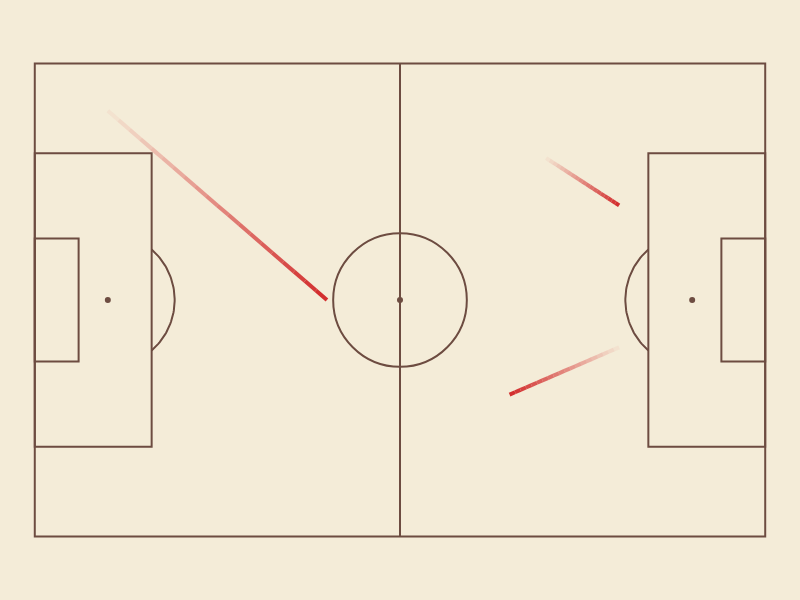

This figure's notebook cell:
### Code cell
df = pd.DataFrame({
    'x': [10, 80, 70],
    'y': [10, 60, 20],
    'x2': [40, 65, 80],
    'y2': [50, 70, 30],
    'player': ['Alice', 'Bob', 'Carol']
})

pitch = pb.viz.Pitch(width=800, height=600, theme="retro", provider="wyscout",)
pitch.plot_comets(df, x='x', y='y', x_end='x2', y_end='y2', width=4, segments=20,hover='player')
pitch.show()

### Figure 1 — Plotly figure (JSON) as saved in the notebook; plotly's stock layout.template omitted (floating-point values rounded to 4 significant figures)
{"data": [{"hoverinfo": "skip", "line": {"color": "#6d4c41"}, "mode": "lines", "showlegend": false, "type": "scatter", "x": [16.8, 17.05, 17.29, 17.52, 17.75, 17.96, 18.17, 18.37, 18.56, 18.73, 18.9, 19.06, 19.21, 19.34, 19.47, 19.58, 19.69, 19.78, 19.86, 19.93, 19.99, 20.04, 20.07, 20.09, 20.11, 20.11, 20.09, 20.07, 20.04, 19.99, 19.93, 19.86, 19.78, 19.69, 19.58, 19.47, 19.34, 19.21, 19.06, 18.9, 18.73, 18.56, 18.37, 18.17, 17.96, 17.75, 17.52, 17.29, 17.05, 16.8], "y": [26.75, 26.97, 27.2, 27.45, 27.69, 27.95, 28.22, 28.49, 28.77, 29.05, 29.34, 29.64, 29.94, 30.24, 30.56, 30.87, 31.19, 31.51, 31.84, 32.17, 32.5, 32.83, 33.16, 33.5, 33.83, 34.17, 34.5, 34.84, 35.17, 35.5, 35.83, 36.16, 36.49, 36.81, 37.13, 37.44, 37.76, 38.06, 38.36, 38.66, 38.95, 39.23, 39.51, 39.78, 40.05, 40.31, 40.55, 40.8, 41.03, 41.25]}, {"hoverinfo": "skip", "line": {"color": "#6d4c41"}, "mode": "lines", "showlegend": false, "type": "scatter", "x": [88.2, 87.95, 87.71, 87.48, 87.25, 87.04, 86.83, 86.63, 86.44, 86.27, 86.1, 85.94, 85.79, 85.66, 85.53, 85.42, 85.31, 85.22, 85.14, 85.07, 85.01, 84.96, 84.93, 84.91, 84.89, 84.89, 84.91, 84.93, 84.96, 85.01, 85.07, 85.14, 85.22, 85.31, 85.42, 85.53, 85.66, 85.79, 85.94, 86.1, 86.27, 86.44, 86.63, 86.83, 87.04, 87.25, 87.48, 87.71, 87.95, 88.2], "y": [41.25, 41.03, 40.8, 40.55, 40.31, 40.05, 39.78, 39.51, 39.23, 38.95, 38.66, 38.36, 38.06, 37.76, 37.44, 37.13, 36.81, 36.49, 36.16, 35.83, 35.5, 35.17, 34.84, 34.5, 34.17, 33.83, 33.5, 33.16, 32.83, 32.5, 32.17, 31.84, 31.51, 31.19, 30.87, 30.56, 30.24, 29.94, 29.64, 29.34, 29.05, 28.77, 28.49, 28.22, 27.95, 27.69, 27.45, 27.2, 26.97, 26.75]}, {"hoverinfo": "skip", "marker": {"color": "#6d4c41", "size": 6}, "mode": "markers", "showlegend": false, "type": "scatter", "x": [10.5], "y": [34]}, {"hoverinfo": "skip", "marker": {"color": "#6d4c41", "size": 6}, "mode": "markers", "showlegend": false, "type": "scatter", "x": [94.5], "y": [34]}, {"hoverinfo": "skip", "marker": {"color": "#6d4c41", "size": 6}, "mode": "markers", "showlegend": false, "type": "scatter", "x": [52.5], "y": [34]}, {"hoverinfo": "skip", "line": {"color": "rgba(211,47,47,0.05)", "width": 4}, "mode": "lines", "showlegend": false, "type": "scatter", "x": [10.5, 12.07], "y": [61.2, 59.84]}, {"hoverinfo": "skip", "line": {"color": "rgba(211,47,47,0.10)", "width": 4}, "mode": "lines", "showlegend": false, "type": "scatter", "x": [12.07, 13.65], "y": [59.84, 58.48]}, {"hoverinfo": "skip", "line": {"color": "rgba(211,47,47,0.15)", "width": 4}, "mode": "lines", "showlegend": false, "type": "scatter", "x": [13.65, 15.22], "y": [58.48, 57.12]}, {"hoverinfo": "skip", "line": {"color": "rgba(211,47,47,0.20)", "width": 4}, "mode": "lines", "showlegend": false, "type": "scatter", "x": [15.22, 16.8], "y": [57.12, 55.76]}, {"hoverinfo": "skip", "line": {"color": "rgba(211,47,47,0.25)", "width": 4}, "mode": "lines", "showlegend": false, "type": "scatter", "x": [16.8, 18.38], "y": [55.76, 54.4]}, {"hoverinfo": "skip", "line": {"color": "rgba(211,47,47,0.30)", "width": 4}, "mode": "lines", "showlegend": false, "type": "scatter", "x": [18.38, 19.95], "y": [54.4, 53.04]}, {"hoverinfo": "skip", "line": {"color": "rgba(211,47,47,0.35)", "width": 4}, "mode": "lines", "showlegend": false, "type": "scatter", "x": [19.95, 21.52], "y": [53.04, 51.68]}, {"hoverinfo": "skip", "line": {"color": "rgba(211,47,47,0.40)", "width": 4}, "mode": "lines", "showlegend": false, "type": "scatter", "x": [21.52, 23.1], "y": [51.68, 50.32]}, {"hoverinfo": "skip", "line": {"color": "rgba(211,47,47,0.45)", "width": 4}, "mode": "lines", "showlegend": false, "type": "scatter", "x": [23.1, 24.68], "y": [50.32, 48.96]}, {"hoverinfo": "skip", "line": {"color": "rgba(211,47,47,0.50)", "width": 4}, "mode": "lines", "showlegend": false, "type": "scatter", "x": [24.68, 26.25], "y": [48.96, 47.6]}, {"hoverinfo": "skip", "line": {"color": "rgba(211,47,47,0.55)", "width": 4}, "mode": "lines", "showlegend": false, "type": "scatter", "x": [26.25, 27.83], "y": [47.6, 46.24]}, {"hoverinfo": "skip", "line": {"color": "rgba(211,47,47,0.60)", "width": 4}, "mode": "lines", "showlegend": false, "type": "scatter", "x": [27.83, 29.4], "y": [46.24, 44.88]}, {"hoverinfo": "skip", "line": {"color": "rgba(211,47,47,0.65)", "width": 4}, "mode": "lines", "showlegend": false, "type": "scatter", "x": [29.4, 30.98], "y": [44.88, 43.52]}, {"hoverinfo": "skip", "line": {"color": "rgba(211,47,47,0.70)", "width": 4}, "mode": "lines", "showlegend": false, "type": "scatter", "x": [30.98, 32.55], "y": [43.52, 42.16]}, {"hoverinfo": "skip", "line": {"color": "rgba(211,47,47,0.75)", "width": 4}, "mode": "lines", "showlegend": false, "type": "scatter", "x": [32.55, 34.12], "y": [42.16, 40.8]}, {"hoverinfo": "skip", "line": {"color": "rgba(211,47,47,0.80)", "width": 4}, "mode": "lines", "showlegend": false, "type": "scatter", "x": [34.12, 35.7], "y": [40.8, 39.44]}, {"hoverinfo": "skip", "line": {"color": "rgba(211,47,47,0.85)", "width": 4}, "mode": "lines", "showlegend": false, "type": "scatter", "x": [35.7, 37.27], "y": [39.44, 38.08]}, {"hoverinfo": "skip", "line": {"color": "rgba(211,47,47,0.90)", "width": 4}, "mode": "lines", "showlegend": false, "type": "scatter", "x": [37.27, 38.85], "y": [38.08, 36.72]}, {"hoverinfo": "skip", "line": {"color": "rgba(211,47,47,0.95)", "width": 4}, "mode": "lines", "showlegend": false, "type": "scatter", "x": [38.85, 40.42], "y": [36.72, 35.36]}, {"hoverinfo": "text", "hovertext": "Alice", "line": {"color": "rgba(211,47,47,1.00)", "width": 4}, "mode": "lines", "showlegend": false, "type": "scatter", "x": [40.42, 42], "y": [35.36, 34]}, {"hoverinfo": "skip", "line": {"color": "rgba(211,47,47,0.05)", "width": 4}, "mode": "lines", "showlegend": false, "type": "scatter", "x": [84, 83.21], "y": [27.2, 26.86]}, {"hoverinfo": "skip", "line": {"color": "rgba(211,47,47,0.10)", "width": 4}, "mode": "lines", "showlegend": false, "type": "scatter", "x": [83.21, 82.42], "y": [26.86, 26.52]}, {"hoverinfo": "skip", "line": {"color": "rgba(211,47,47,0.15)", "width": 4}, "mode": "lines", "showlegend": false, "type": "scatter", "x": [82.42, 81.64], "y": [26.52, 26.18]}, {"hoverinfo": "skip", "line": {"color": "rgba(211,47,47,0.20)", "width": 4}, "mode": "lines", "showlegend": false, "type": "scatter", "x": [81.64, 80.85], "y": [26.18, 25.84]}, {"hoverinfo": "skip", "line": {"color": "rgba(211,47,47,0.25)", "width": 4}, "mode": "lines", "showlegend": false, "type": "scatter", "x": [80.85, 80.06], "y": [25.84, 25.5]}, {"hoverinfo": "skip", "line": {"color": "rgba(211,47,47,0.30)", "width": 4}, "mode": "lines", "showlegend": false, "type": "scatter", "x": [80.06, 79.28], "y": [25.5, 25.16]}, {"hoverinfo": "skip", "line": {"color": "rgba(211,47,47,0.35)", "width": 4}, "mode": "lines", "showlegend": false, "type": "scatter", "x": [79.28, 78.49], "y": [25.16, 24.82]}, {"hoverinfo": "skip", "line": {"color": "rgba(211,47,47,0.40)", "width": 4}, "mode": "lines", "showlegend": false, "type": "scatter", "x": [78.49, 77.7], "y": [24.82, 24.48]}, {"hoverinfo": "skip", "line": {"color": "rgba(211,47,47,0.45)", "width": 4}, "mode": "lines", "showlegend": false, "type": "scatter", "x": [77.7, 76.91], "y": [24.48, 24.14]}, {"hoverinfo": "skip", "line": {"color": "rgba(211,47,47,0.50)", "width": 4}, "mode": "lines", "showlegend": false, "type": "scatter", "x": [76.91, 76.12], "y": [24.14, 23.8]}, {"hoverinfo": "skip", "line": {"color": "rgba(211,47,47,0.55)", "width": 4}, "mode": "lines", "showlegend": false, "type": "scatter", "x": [76.12, 75.34], "y": [23.8, 23.46]}, {"hoverinfo": "skip", "line": {"color": "rgba(211,47,47,0.60)", "width": 4}, "mode": "lines", "showlegend": false, "type": "scatter", "x": [75.34, 74.55], "y": [23.46, 23.12]}, {"hoverinfo": "skip", "line": {"color": "rgba(211,47,47,0.65)", "width": 4}, "mode": "lines", "showlegend": false, "type": "scatter", "x": [74.55, 73.76], "y": [23.12, 22.78]}, {"hoverinfo": "skip", "line": {"color": "rgba(211,47,47,0.70)", "width": 4}, "mode": "lines", "showlegend": false, "type": "scatter", "x": [73.76, 72.97], "y": [22.78, 22.44]}, {"hoverinfo": "skip", "line": {"color": "rgba(211,47,47,0.75)", "width": 4}, "mode": "lines", "showlegend": false, "type": "scatter", "x": [72.97, 72.19], "y": [22.44, 22.1]}, {"hoverinfo": "skip", "line": {"color": "rgba(211,47,47,0.80)", "width": 4}, "mode": "lines", "showlegend": false, "type": "scatter", "x": [72.19, 71.4], "y": [22.1, 21.76]}, {"hoverinfo": "skip", "line": {"color": "rgba(211,47,47,0.85)", "width": 4}, "mode": "lines", "showlegend": false, "type": "scatter", "x": [71.4, 70.61], "y": [21.76, 21.42]}, {"hoverinfo": "skip", "line": {"color": "rgba(211,47,47,0.90)", "width": 4}, "mode": "lines", "showlegend": false, "type": "scatter", "x": [70.61, 69.83], "y": [21.42, 21.08]}, {"hoverinfo": "skip", "line": {"color": "rgba(211,47,47,0.95)", "width": 4}, "mode": "lines", "showlegend": false, "type": "scatter", "x": [69.83, 69.04], "y": [21.08, 20.74]}, {"hoverinfo": "text", "hovertext": "Bob", "line": {"color": "rgba(211,47,47,1.00)", "width": 4}, "mode": "lines", "showlegend": false, "type": "scatter", "x": [69.04, 68.25], "y": [20.74, 20.4]}, {"hoverinfo": "skip", "line": {"color": "rgba(211,47,47,0.05)", "width": 4}, "mode": "lines", "showlegend": false, "type": "scatter", "x": [73.5, 74.03], "y": [54.4, 54.06]}, {"hoverinfo": "skip", "line": {"color": "rgba(211,47,47,0.10)", "width": 4}, "mode": "lines", "showlegend": false, "type": "scatter", "x": [74.03, 74.55], "y": [54.06, 53.72]}, {"hoverinfo": "skip", "line": {"color": "rgba(211,47,47,0.15)", "width": 4}, "mode": "lines", "showlegend": false, "type": "scatter", "x": [74.55, 75.08], "y": [53.72, 53.38]}, {"hoverinfo": "skip", "line": {"color": "rgba(211,47,47,0.20)", "width": 4}, "mode": "lines", "showlegend": false, "type": "scatter", "x": [75.08, 75.6], "y": [53.38, 53.04]}, {"hoverinfo": "skip", "line": {"color": "rgba(211,47,47,0.25)", "width": 4}, "mode": "lines", "showlegend": false, "type": "scatter", "x": [75.6, 76.12], "y": [53.04, 52.7]}, {"hoverinfo": "skip", "line": {"color": "rgba(211,47,47,0.30)", "width": 4}, "mode": "lines", "showlegend": false, "type": "scatter", "x": [76.12, 76.65], "y": [52.7, 52.36]}, {"hoverinfo": "skip", "line": {"color": "rgba(211,47,47,0.35)", "width": 4}, "mode": "lines", "showlegend": false, "type": "scatter", "x": [76.65, 77.17], "y": [52.36, 52.02]}, {"hoverinfo": "skip", "line": {"color": "rgba(211,47,47,0.40)", "width": 4}, "mode": "lines", "showlegend": false, "type": "scatter", "x": [77.17, 77.7], "y": [52.02, 51.68]}, {"hoverinfo": "skip", "line": {"color": "rgba(211,47,47,0.45)", "width": 4}, "mode": "lines", "showlegend": false, "type": "scatter", "x": [77.7, 78.22], "y": [51.68, 51.34]}, {"hoverinfo": "skip", "line": {"color": "rgba(211,47,47,0.50)", "width": 4}, "mode": "lines", "showlegend": false, "type": "scatter", "x": [78.22, 78.75], "y": [51.34, 51]}, {"hoverinfo": "skip", "line": {"color": "rgba(211,47,47,0.55)", "width": 4}, "mode": "lines", "showlegend": false, "type": "scatter", "x": [78.75, 79.28], "y": [51, 50.66]}, {"hoverinfo": "skip", "line": {"color": "rgba(211,47,47,0.60)", "width": 4}, "mode": "lines", "showlegend": false, "type": "scatter", "x": [79.28, 79.8], "y": [50.66, 50.32]}, {"hoverinfo": "skip", "line": {"color": "rgba(211,47,47,0.65)", "width": 4}, "mode": "lines", "showlegend": false, "type": "scatter", "x": [79.8, 80.33], "y": [50.32, 49.98]}, {"hoverinfo": "skip", "line": {"color": "rgba(211,47,47,0.70)", "width": 4}, "mode": "lines", "showlegend": false, "type": "scatter", "x": [80.33, 80.85], "y": [49.98, 49.64]}, {"hoverinfo": "skip", "line": {"color": "rgba(211,47,47,0.75)", "width": 4}, "mode": "lines", "showlegend": false, "type": "scatter", "x": [80.85, 81.38], "y": [49.64, 49.3]}, {"hoverinfo": "skip", "line": {"color": "rgba(211,47,47,0.80)", "width": 4}, "mode": "lines", "showlegend": false, "type": "scatter", "x": [81.38, 81.9], "y": [49.3, 48.96]}, {"hoverinfo": "skip", "line": {"color": "rgba(211,47,47,0.85)", "width": 4}, "mode": "lines", "showlegend": false, "type": "scatter", "x": [81.9, 82.42], "y": [48.96, 48.62]}, {"hoverinfo": "skip", "line": {"color": "rgba(211,47,47,0.90)", "width": 4}, "mode": "lines", "showlegend": false, "type": "scatter", "x": [82.42, 82.95], "y": [48.62, 48.28]}, {"hoverinfo": "skip", "line": {"color": "rgba(211,47,47,0.95)", "width": 4}, "mode": "lines", "showlegend": false, "type": "scatter", "x": [82.95, 83.47], "y": [48.28, 47.94]}, {"hoverinfo": "text", "hovertext": "Carol", "line": {"color": "rgba(211,47,47,1.00)", "width": 4}, "mode": "lines", "showlegend": false, "type": "scatter", "x": [83.47, 84], "y": [47.94, 47.6]}], "layout": {"font": {"color": "#6d4c41", "family": "Courier New, monospace"}, "height": 600, "margin": {"b": 0, "l": 0, "r": 0, "t": 0}, "paper_bgcolor": "#f4ecd8", "plot_bgcolor": "#f4ecd8", "shapes": [{"line": {"color": "#6d4c41"}, "type": "rect", "x0": 0, "x1": 105, "y0": 0, "y1": 68}, {"line": {"color": "#6d4c41"}, "type": "rect", "x0": 52.5, "x1": 52.5, "y0": 68, "y1": 0}, {"line": {"color": "#6d4c41"}, "type": "rect", "x0": 0, "x1": 16.8, "y0": 12.92, "y1": 55.08}, {"line": {"color": "#6d4c41"}, "type": "rect", "x0": 88.2, "x1": 105, "y0": 55.08, "y1": 12.92}, {"line": {"color": "#6d4c41"}, "type": "rect", "x0": 0, "x1": 6.3, "y0": 25.16, "y1": 42.84}, {"line": {"color": "#6d4c41"}, "type": "rect", "x0": 98.7, "x1": 105, "y0": 42.84, "y1": 25.16}, {"line": {"color": "#6d4c41"}, "type": "circle", "x0": 42.89, "x1": 62.11, "y0": 24.39, "y1": 43.61}], "showlegend": false, "title": {"font": {"color": "#6d4c41", "family": "Courier New, monospace"}}, "width": 800, "xaxis": {"constrain": "domain", "fixedrange": true, "range": [-5, 110], "scaleanchor": "y", "showgrid": false, "showticklabels": false, "visible": false, "zeroline": false}, "yaxis": {"constrain": "domain", "fixedrange": true, "range": [-5, 73], "showgrid": false, "showticklabels": false, "visible": false, "zeroline": false}}}
